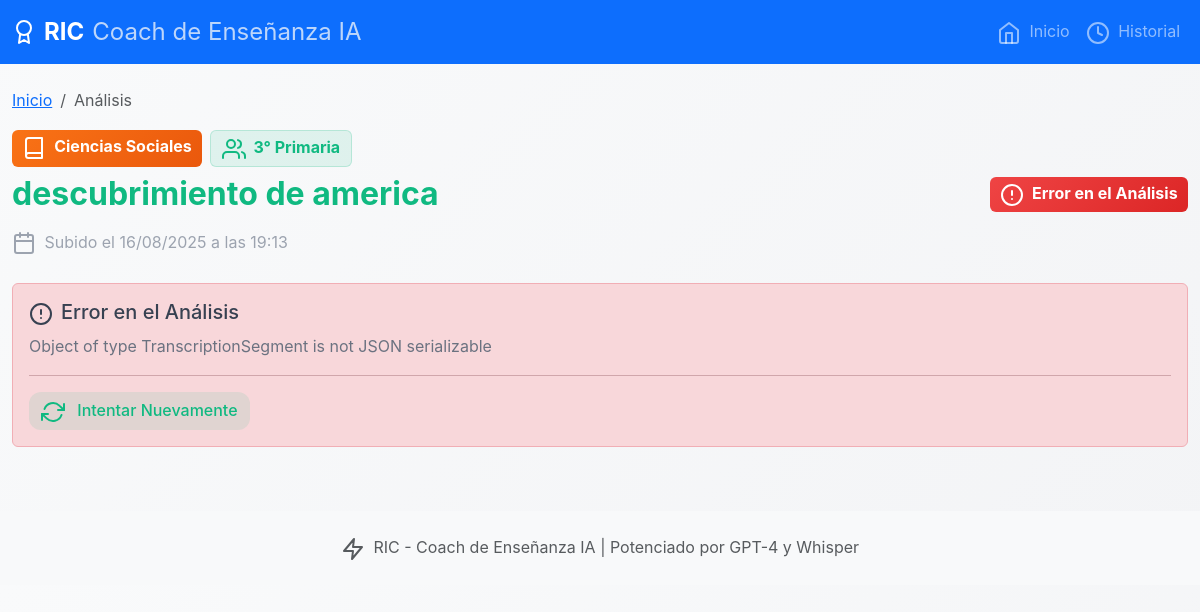
Screenshot of /analyze/1 with the database file from the repository.
### models.py (models this page shows, shortened)
class AudioAnalysis(db.Model):
    id = db.Column(db.Integer, primary_key=True)
    filename = db.Column(db.String(255), nullable=False)
    original_filename = db.Column(db.String(255), nullable=False)
    upload_timestamp = db.Column(db.DateTime, default=datetime.utcnow)
    analysis_timestamp = db.Column(db.DateTime)
    subject = db.Column(db.String(100))  # Materia/asignatura
    grade_level = db.Column(db.String(50))  # Grado escolar
    lesson_topic = db.Column(db.String(255))  # Tema de la clase
    additional_context = db.Column(db.Text)  # Contexto adicional
    transcription_text = db.Column(db.Text)
    transcription_data = db.Column(db.Text)  # JSON string for detailed transcription
    prosody_data = db.Column(db.Text)  # JSON string for prosodic metrics
    ric_feedback = db.Column(db.Text)  # JSON string for AI-generated feedback
    status = db.Column(db.String(50), default='uploaded')  # uploaded, processing, completed, error
    error_message = db.Column(db.Text)

### routes.py (the view, shortened to what this page needs)
@app.route('/analyze/<int:analysis_id>')
def analyze(analysis_id):
    analysis = AudioAnalysis.query.get_or_404(analysis_id)
    return render_template('analysis.html', analysis=analysis)

### templates/analysis.html (shortened to what this page needs)
{% extends "base.html" %}
{% block content %}
<div class="container my-4">
    <div class="row mb-4">
        <div class="col-12">
            <nav aria-label="breadcrumb">
                <ol class="breadcrumb">
                    <li class="breadcrumb-item"><a href="{{ url_for('index') }}">Inicio</a></li>
                    <li class="breadcrumb-item active">Análisis</li>
                </ol>
            </nav>
            <div class="d-flex align-items-center justify-content-between">
                <div>
                    {% if analysis.subject or analysis.grade_level or analysis.lesson_topic %}
                    <div class="educational-context-header mb-3">
                        <div class="d-flex flex-wrap gap-2 mb-2">
                            {% if analysis.subject %}
                            <span class="badge bg-subject-{{ analysis.subject|replace(' ', '_')|replace('/', '_')|lower }} fs-6">
                                <i data-feather="book" class="me-1"></i>
                                {{ analysis.subject }}
                            </span>
                            {% endif %}
                            {% if analysis.grade_level %}
                            <span class="badge bg-grade fs-6">
                                <i data-feather="users" class="me-1"></i>
                                {{ analysis.grade_level }}
                            </span>
                            {% endif %}
                        </div>
                        {% if analysis.lesson_topic %}
                        <h1 class="h2 mb-1 lesson-topic">{{ analysis.lesson_topic }}</h1>
                        {% endif %}
                    </div>
                    {% endif %}
                    <p class="text-soft mb-1">
                        <i data-feather="calendar" class="me-1"></i>
                        Subido el {{ analysis.upload_timestamp.strftime('%d/%m/%Y a las %H:%M') }}
                    </p>
                </div>
                <div class="status-badge">
                    <span class="badge status-badge-{% if analysis.status == 'completed' %}success{% elif analysis.status == 'error' %}danger{% elif analysis.status == 'processing' %}warning{% else %}secondary{% endif %} fs-6">
                        {% if analysis.status == 'completed' %}
                            <i data-feather="check-circle" class="me-1"></i>
                            Análisis Completado
                        {% elif analysis.status == 'error' %}
                            <i data-feather="alert-circle" class="me-1"></i>
                            Error en el Análisis
                        {% elif analysis.status == 'processing' %}
                            <i data-feather="clock" class="me-1"></i>
                            Procesando...
                        {% else %}
                            <i data-feather="upload" class="me-1"></i>
                            Subido
                        {% endif %}
                    </span>
                </div>
            </div>
        </div>
    </div>
    {% if analysis.status == 'error' %}
    <div class="row">
        <div class="col-12">
            <div class="alert alert-danger">
                <h5><i data-feather="alert-circle" class="me-2"></i>Error en el Análisis</h5>
                <p class="mb-0 text-secondary">{{ analysis.error_message or 'Ocurrió un error inesperado durante el análisis.' }}</p>
                <hr>
                <a href="{{ url_for('index') }}" class="btn btn-soft-primary">
                    <i data-feather="refresh-cw" class="me-2"></i>
                    Intentar Nuevamente
                </a>
            </div>
        </div>
    </div>
    {% endif %}
</div>
{% endblock %}

### static/css/style.css (style rules this page uses)
:root { --primary-color: #10b981; --secondary-color: #6b7280; --success-color: #059669; --warning-color: #f59e0b; --danger-color: #ef4444; --accent-color: #8b5cf6; --light-gray: #f9fafb; --medium-gray: #e5e7eb; --text-primary: #374151; --text-secondary: #6b7280; --text-soft: #9ca3af; --educational-blue: #3b82f6; --educational-orange: #f97316; --educational-red: #ef4444; --educational-pink: #ec4899; --educational-indigo: #6366f1; --educational-cyan: #06b6d4; --border-radius: 12px; --box-shadow: 0 4px 6px -1px rgba(0, 0, 0, 0.08), 0 2px 4px -1px rgba(0, 0, 0, 0.04); }
body { font-family: 'Inter', -apple-system, BlinkMacSystemFont, 'Segoe UI', sans-serif; color: var(--text-primary); background: linear-gradient(135deg, #f9fafb 0%, #f3f4f6 100%); line-height: 1.6; }
.text-soft { color: var(--text-soft) !important; }
.text-secondary { color: var(--text-secondary) !important; }
h1, h2, h3, h4, h5, h6 { color: var(--text-primary); }
.lesson-topic { color: var(--primary-color); font-weight: 700; margin-bottom: 0.5rem; }
.container { max-width: 1200px; }
.status-badge { font-size: 0.9rem; }
.bg-subject-ciencias_sociales, .bg-subject-ciencias_sociales___historia { background: linear-gradient(135deg, var(--educational-orange), #ea580c) !important; color: white !important; }
.bg-grade { background: rgba(16, 185, 129, 0.1) !important; color: var(--primary-color) !important; border: 1px solid rgba(16, 185, 129, 0.2); }
.status-badge-danger { background: linear-gradient(135deg, var(--danger-color), #dc2626) !important; color: white !important; border: none; }
.btn-soft-primary { background: rgba(16, 185, 129, 0.1); border: 1px solid rgba(16, 185, 129, 0.2); color: var(--primary-color); font-weight: 500; transition: all 0.3s ease; }
.btn { font-weight: 500; border-radius: var(--border-radius); transition: all 0.3s ease; border: none; }

### rows the page displays
AudioAnalysis: subject "Ciencias Sociales", grade_level "3° Primaria", lesson_topic "descubrimiento de america", upload_timestamp "16/08/2025 a las 19:13", error_message "Object of type TranscriptionSegment is not JSON serializable"
